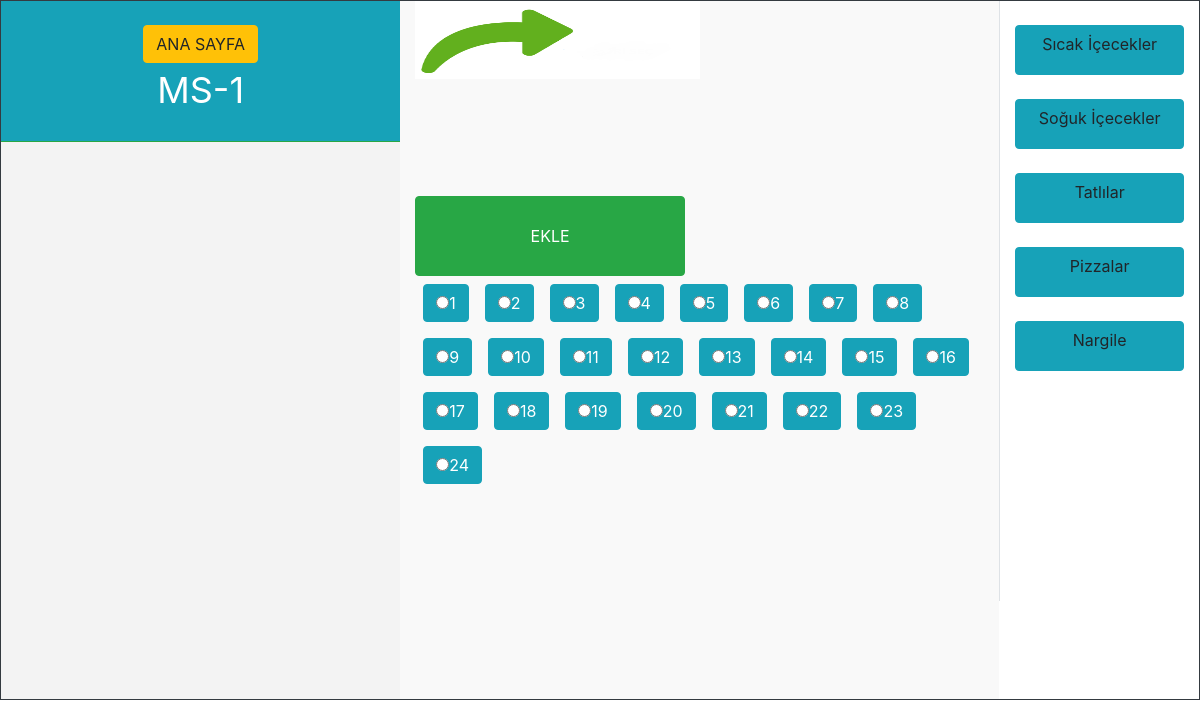
Page /masadetay.php?masaid=1 on the earlier database version.
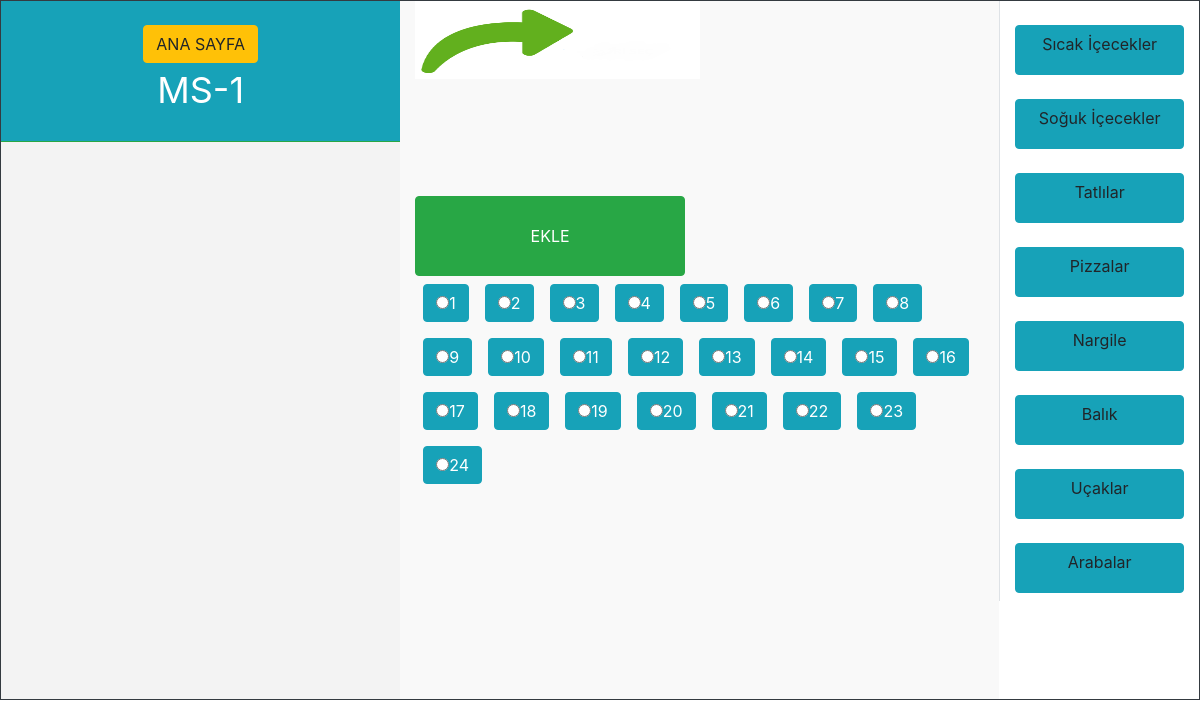
Same page on the later database version.
### tables this page shows
CREATE TABLE `masalar` (
  `id` int(11) NOT NULL AUTO_INCREMENT,
  `ad` varchar(255) NOT NULL,
  `durum` int(11) NOT NULL,
  PRIMARY KEY (`id`)
);

CREATE TABLE `kategori` (
  `id` int(11) NOT NULL AUTO_INCREMENT,
  `ad` varchar(200) NOT NULL,
  PRIMARY KEY (`id`)
);

### fonksiyon/fonksiyon.php (the view, shortened to what this page needs)
<?php
class sistem {
	private function benimsorum($vt,$sorgu,$tercih) {
	$a =$sorgu;
	$b=$vt->prepare($a);
	$b->execute();
	if ($tercih==1):
	return $c=$b->get_result();
	endif;
	}
	function masagetir ($vt,$id) {
	$get="select * from masalar where id=$id";
	return$this->benimsorum($vt,$get,1);
	}
	function urungrup($db) {
		$se="select * from kategori";
		$gelen=$this->benimsorum($db,$se,1);
		while ($son=$gelen->fetch_assoc()) :
		echo '<br><a type="button" class="btn btn-info"  style="height:50px; width:100%;" sectionId="'.$son["id"].'">'.$son["ad"].'</a><br>';
		endwhile;
	}
}
?>

### masadetay.php (shortened to what this page needs)
<?php include("fonksiyon/fonksiyon.php"); $masam = new sistem;
@$masaid=$_GET["masaid"];
?>
<head>
<link rel="stylesheet" href="dosya/boost.css">
<link rel="stylesheet" href="dosya/stil.css">
</head>
<body>
<div class="container-fluid">
	<?php
	if ($masaid!="") :
	$son=$masam->masagetir($db,$masaid);
	$dizi=$son->fetch_assoc();
	?>
		<div class="row border border-dark" id="div1">
			<div class="col-md-4" id="div2">
				<div class="row">
					<div class="col-md-12 border-bottom border-success bg-info text-white mx-auto p-4 text-center" style="font-size:36px;" id="div3">
					<a href="index.php" class="btn btn-warning">ANA SAYFA</a><br>
					<?php echo $dizi["ad"]; ?></div>
					<div  class="col-md-12" id="veri"></div>
				</div>
		</div>
		<div class="col-md-6"  style="background-color:#F9F9F9">
			<div class="row">
				<form id="formum">
				<div class="col-md-12" id="sonuc"  style="min-height:50%;">
				<img src="dosya/işarettik.png" style="width:50%;height:50%;" alt="">
				</div>
			</div>
			<div class="row">
				<div class="col-md-12" class="div2">
					<div class="row" class="div2">
						<div class="col-md-6">
							<input type="button" id="btn" value="EKLE" style="height:80px; width:100%;" class="btn btn-success btn-block mt-4" />
						</div>
						<div class="col-md-12">
							<?php
							for ($i=1; $i<=24; $i++) :
							echo '<label class="btn btn-info m-2"><input name="adet" type="radio" value="'.$i.'" />'.$i.'</label>';
							endfor;
							?>
						</div>
					</div>
				</div>
			</div>
		</div>
		<div class="col-md-2  border-left" id="urunler" style="height: 600px;overflow-y: auto;overflow-x: hidden;">
		<?php $masam->urungrup($db); ?>
		</div>
</div>
</div>
<?php
else:
echo "hata var";
endif;
?>
</body>
</head>

### dosya/stil.css (style rules this page uses)
#div1 { min-height:700px; border-bottom:#D3D3D3 solid dashed; }
#div2 { background-color:#F3F3F3; border-right:#D3D3D3 solid dashed; }
#div3 { min-height:100px; font-size:36px; }

Differences in the rows shown:
added kategori: ad "Balık"
added kategori: ad "Uçaklar"
added kategori: ad "Arabalar"
